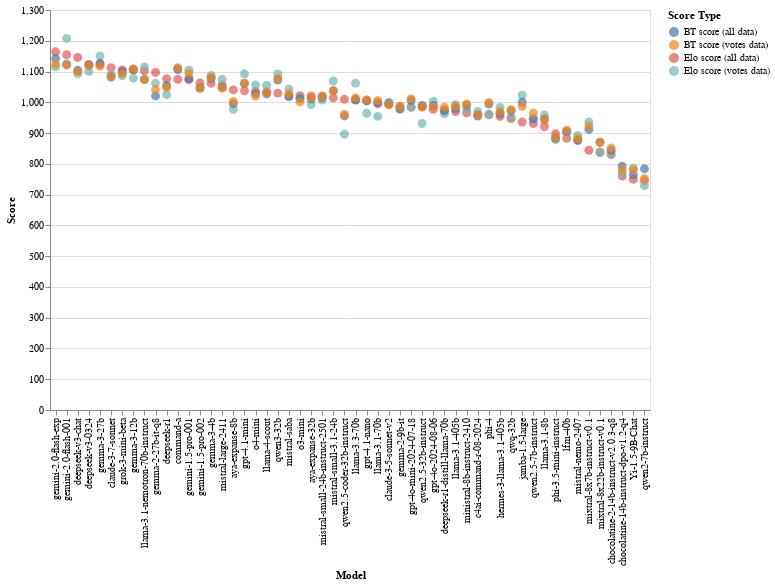

Write notebook code for a chart like this one.
### Code cell
import polars as pl
import altair as alt

df_pl = pl.concat(
    [
        scores.select("model", "median").rename(mapping={"median": "score_elo"}),
        scores_votes.select("model", "median").rename(mapping={"median": "score_elo_votes"}),
        scores_ml.select("model", "median").rename(mapping={"median": "score_ml"}),
        scores_ml_votes.select("model", "median").rename(mapping={"median": "score_ml_votes"}),
    ],
    how="align",
).sort("score_elo", descending=True)

df = df_pl.to_pandas()
df_long = df.melt(
    id_vars=["model"],
    value_vars=["score_elo", "score_elo_votes", "score_ml", "score_ml_votes"],
    var_name="score_type",
    value_name="score",
)
legend_labels = {
    "score_elo": "Elo score (all data)",
    "score_elo_votes": "Elo score (votes data)",
    "score_ml": "BT score (all data)",
    "score_ml_votes": "BT score (votes data)",
}
df_long["score_type"] = df_long["score_type"].map(legend_labels)

chart = (
    alt.Chart(df_long)
    .mark_circle(size=80)
    .encode(
        x=alt.X("model:N", sort=df["model"].tolist(), title="Model"),
        y=alt.Y("score:Q", title="Score", scale=alt.Scale(domain=[500, 1300])),
        color=alt.Color("score_type:N", title="Score Type"),
        tooltip=["model", "score", "score_type"],
    )
    .properties(width=600, height=400)
)

chart

### Figure 1 — Vega-Lite specification as saved in the notebook (floating-point values rounded to 4 significant figures; data arrays with more than 128 entries replaced by an {"elided": "..."} marker saying what was removed)
{"config": {"view": {"continuousWidth": 300, "continuousHeight": 300}}, "data": {"name": "data-be53a40ace7f84f40cb1439e46db8dbd"}, "mark": {"type": "circle", "size": 80}, "encoding": {"color": {"field": "score_type", "title": "Score Type", "type": "nominal"}, "tooltip": [{"field": "model", "type": "nominal"}, {"field": "score", "type": "quantitative"}, {"field": "score_type", "type": "nominal"}], "x": {"field": "model", "sort": ["gemini-2.0-flash-exp", "gemini-2.0-flash-001", "deepseek-v3-chat", "deepseek-v3-0324", "gemma-3-27b", "claude-3-7-sonnet", "grok-3-mini-beta", "gemma-3-12b", "llama-3.1-nemotron-70b-instruct", "gemma-2-27b-it-q8", "deepseek-r1", "command-a", "gemini-1.5-pro-001", "gemini-1.5-pro-002", "gemma-3-4b", "mistral-large-2411", "aya-expanse-8b", "gpt-4.1-mini", "o4-mini", "llama-4-scout", "qwen3-32b", "mistral-saba", "o3-mini", "aya-expanse-32b", "mistral-small-24b-instruct-2501", "mistral-small-3.1-24b", "qwen2.5-coder-32b-instruct", "llama-3.3-70b", "gpt-4.1-nano", "llama-3.1-70b", "claude-3-5-sonnet-v2", "gemma-2-9b-it", "gpt-4o-mini-2024-07-18", "qwen2.5-32b-instruct", "gpt-4o-2024-08-06", "deepseek-r1-distill-llama-70b", "llama-3.1-405b", "ministral-8b-instruct-2410", "c4ai-command-r-08-2024", "phi-4", "hermes-3-llama-3.1-405b", "qwq-32b", "jamba-1.5-large", "qwen2.5-7b-instruct", "llama-3.1-8b", "phi-3.5-mini-instruct", "lfm-40b", "mistral-nemo-2407", "mixtral-8x7b-instruct-v0.1", "mixtral-8x22b-instruct-v0.1", "chocolatine-2-14b-instruct-v2.0.3-q8", "chocolatine-14b-instruct-dpo-v1.2-q4", "Yi-1.5-9B-Chat", "qwen2-7b-instruct"], "title": "Model", "type": "nominal"}, "y": {"field": "score", "title": "Score", "type": "quantitative"}}, "height": 400, "width": 600, "$schema": "https://vega.github.io/schema/vega-lite/v5.20.1.json", "datasets": {"data-be53a40ace7f84f40cb1439e46db8dbd": {"elided": "216 records"}}}
